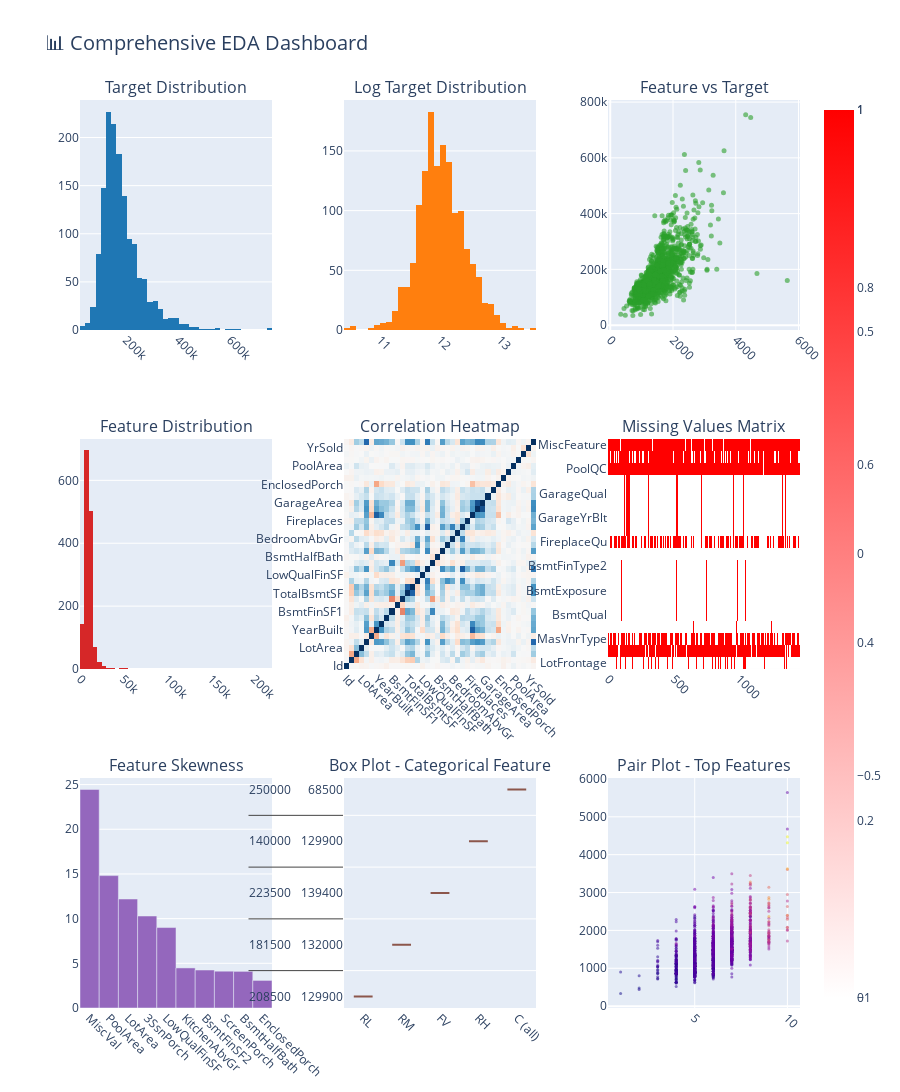
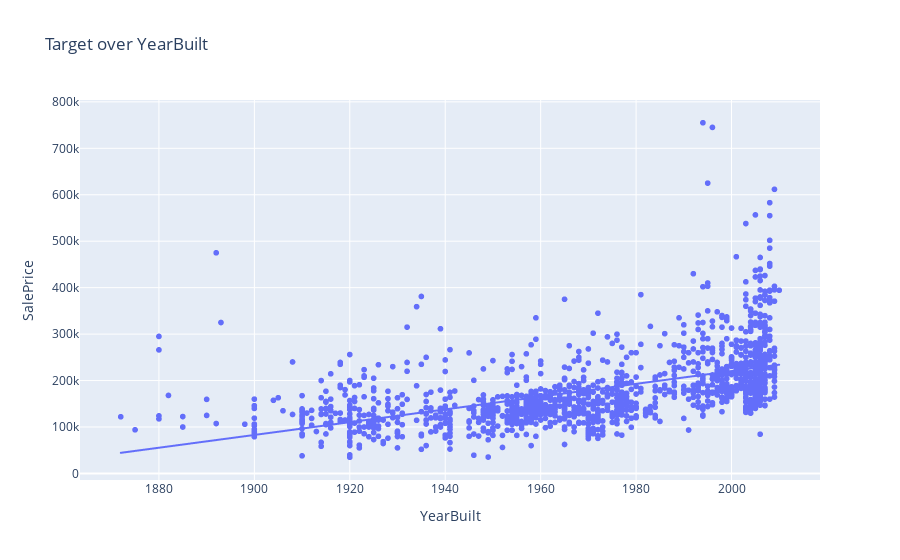

Here is the notebook cell these charts were saved with, in order:
### Code cell
# =========================
# Advanced Visualization Suite
# =========================
def create_visualizations(df, target_col=None):
    """
    Create comprehensive visualizations
    """
    print("🖼️ CREATING ADVANCED VISUALIZATIONS...")
    
    if target_col is None or target_col not in df.columns:
        print("⚠️ Target column not found. Creating basic visualizations only.")
        target_col = None
    
    # Get numeric columns
    numeric_cols = df.select_dtypes(include=[np.number]).columns.tolist()
    
    # Create figure based on available data
    fig = make_subplots(
        rows=3, cols=3,
        subplot_titles=('Target Distribution' if target_col else 'Numeric Distribution',
                       'Log Target Distribution' if target_col else 'Feature Distribution',
                       'Feature vs Target' if target_col and 'GrLivArea' in df.columns else 'Feature Correlation',
                       'Feature Distribution',
                       'Correlation Heatmap',
                       'Missing Values Matrix',
                       'Feature Skewness',
                       'Box Plot - Categorical Feature',
                       'Pair Plot - Top Features'),
        specs=[[{'type': 'histogram'}, {'type': 'histogram'}, {'type': 'scatter'}],
               [{'type': 'histogram'}, {'type': 'heatmap'}, {'type': 'heatmap'}],
               [{'type': 'bar'}, {'type': 'box'}, {'type': 'scatter'}]],
        vertical_spacing=0.12,
        horizontal_spacing=0.1
    )
    
    # 1. Target/Numeric Distribution
    if target_col:
        fig.add_trace(go.Histogram(x=df[target_col], name='Target',
                                 marker_color='#1f77b4', nbinsx=50),
                    row=1, col=1)
    elif len(numeric_cols) > 0:
        fig.add_trace(go.Histogram(x=df[numeric_cols[0]], name=numeric_cols[0],
                                 marker_color='#1f77b4', nbinsx=50),
                    row=1, col=1)
    
    # 2. Log Target Distribution or Feature Distribution
    if target_col:
        fig.add_trace(go.Histogram(x=np.log1p(df[target_col]), name='Log Target',
                                 marker_color='#ff7f0e', nbinsx=50),
                    row=1, col=2)
    elif len(numeric_cols) > 1:
        fig.add_trace(go.Histogram(x=df[numeric_cols[1]], name=numeric_cols[1],
                                 marker_color='#ff7f0e', nbinsx=50),
                    row=1, col=2)
    
    # 3. Feature vs Target or Feature Correlation
    if target_col and 'GrLivArea' in df.columns:
        fig.add_trace(go.Scatter(x=df['GrLivArea'], y=df[target_col],
                              mode='markers', name='GrLivArea',
                              marker=dict(color='#2ca02c', size=5, opacity=0.6)),
                    row=1, col=3)
    elif len(numeric_cols) > 2:
        fig.add_trace(go.Scatter(x=df[numeric_cols[1]], y=df[numeric_cols[2]],
                              mode='markers', name=f'{numeric_cols[1]} vs {numeric_cols[2]}',
                              marker=dict(color='#2ca02c', size=5, opacity=0.6)),
                    row=1, col=3)
    
    # 4. Feature Distribution
    if len(numeric_cols) > 3:
        fig.add_trace(go.Histogram(x=df[numeric_cols[3]], name=numeric_cols[3],
                                 marker_color='#d62728', nbinsx=50),
                    row=2, col=1)
    
    # 5. Correlation Heatmap
    if len(numeric_cols) > 0:
        corr_matrix = df[numeric_cols].corr()
        fig.add_trace(go.Heatmap(z=corr_matrix.values,
                               x=corr_matrix.columns,
                               y=corr_matrix.index,
                               colorscale='RdBu', zmid=0),
                    row=2, col=2)
    
    # 6. Missing Values Matrix
    missing = df.isnull().sum()
    missing = missing[missing > 0]
    if len(missing) > 0:
        missing_cols = missing.index.tolist()
        missing_matrix = df[missing_cols].isnull().astype(int)
        fig.add_trace(go.Heatmap(z=missing_matrix.values.T,
                               x=missing_matrix.index,
                               y=missing_matrix.columns,
                               colorscale=['white', 'red']),
                    row=2, col=3)
    
    # 7. Feature Skewness
    if len(numeric_cols) > 0:
        numeric_features = df[numeric_cols]
        skewness = numeric_features.apply(lambda x: skew(x.dropna()))
        skewness = skewness.sort_values(ascending=False)
        top_skew = skewness.head(10)
        fig.add_trace(go.Bar(x=top_skew.index, y=top_skew.values,
                           marker_color='#9467bd', name='Skewness'),
                    row=3, col=1)
    
    # 8. Box Plot - Categorical Feature
    categorical_cols = df.select_dtypes(include=['object']).columns.tolist()
    if len(categorical_cols) > 0 and target_col:
        # Take first categorical column
        cat_col = categorical_cols[0]
        # Get unique values (limit to top 10)
        unique_vals = df[cat_col].value_counts().head(10).index.tolist()
        filtered_df = df[df[cat_col].isin(unique_vals)]
        
        box_data = []
        for val in unique_vals:
            box_data.append(filtered_df[filtered_df[cat_col] == val][target_col])
        
        fig.add_trace(go.Box(x=unique_vals, y=box_data,
                           name=cat_col, marker_color='#8c564b'),
                    row=3, col=2)
    
    # 9. Pair Plot - Top Features
    if len(numeric_cols) > 5 and target_col:
        # Get top correlated features with target
        if target_col in numeric_cols:
            corr_with_target = df[numeric_cols].corr()[target_col].abs().sort_values(ascending=False)
            top_features = corr_with_target.index[1:4].tolist()  # Top 3 excluding target itself
            top_features.append(target_col)
            
            # Create scatter matrix for top features
            pair_data = df[top_features].dropna()
            # We'll just show one scatter plot for simplicity
            if len(top_features) >= 2:
                fig.add_trace(go.Scatter(x=pair_data[top_features[0]], y=pair_data[top_features[1]],
                                      mode='markers',
                                      marker=dict(size=3, opacity=0.5,
                                                 color=pair_data[target_col] if target_col in pair_data.columns else 'blue'),
                                      showlegend=False),
                          row=3, col=3)
    
    # Update layout
    fig.update_layout(height=1200, showlegend=False,
                    title_text="📊 Comprehensive EDA Dashboard",
                    title_font_size=20)
    fig.update_xaxes(tickangle=45)
    
    fig.show()
    
    # Additional Visualizations
    print("\n📊 ADDITIONAL ANALYSIS VISUALIZATIONS:")
    
    # Time-based analysis if available
    time_cols = [col for col in df.columns if 'Yr' in col or 'Year' in col]
    if len(time_cols) > 0 and target_col:
        fig2 = px.scatter(df, x=time_cols[0], y=target_col,
                        trendline="ols", title=f"Target over {time_cols[0]}")
        fig2.show()

# Run visualizations
create_visualizations(train, target)

### Figure 1 — Plotly figure (JSON) as saved in the notebook; plotly's stock layout.template omitted (floating-point values rounded to 4 significant figures; data arrays with more than 128 entries replaced by an {"elided": "..."} marker saying what was removed)
{"data": [{"marker": {"color": "#1f77b4"}, "name": "Target", "nbinsx": 50, "type": "histogram", "x": {"elided": "1460 int values"}, "xaxis": "x", "yaxis": "y"}, {"marker": {"color": "#ff7f0e"}, "name": "Log Target", "nbinsx": 50, "type": "histogram", "x": {"elided": "1460 float values"}, "xaxis": "x2", "yaxis": "y2"}, {"marker": {"color": "#2ca02c", "opacity": 0.6, "size": 5}, "mode": "markers", "name": "GrLivArea", "type": "scatter", "x": {"elided": "1460 int values"}, "xaxis": "x3", "y": {"elided": "1460 int values"}, "yaxis": "y3"}, {"marker": {"color": "#d62728"}, "name": "LotArea", "nbinsx": 50, "type": "histogram", "x": {"elided": "1460 int values"}, "xaxis": "x4", "yaxis": "y4"}, {"colorscale": [[0, "rgb(103,0,31)"], [0.1, "rgb(178,24,43)"], [0.2, "rgb(214,96,77)"], [0.3, "rgb(244,165,130)"], [0.4, "rgb(253,219,199)"], [0.5, "rgb(247,247,247)"], [0.6, "rgb(209,229,240)"], [0.7, "rgb(146,197,222)"], [0.8, "rgb(67,147,195)"], [0.9, "rgb(33,102,172)"], [1, "rgb(5,48,97)"]], "type": "heatmap", "x": ["Id", "MSSubClass", "LotFrontage", "LotArea", "OverallQual", "OverallCond", "YearBuilt", "YearRemodAdd", "MasVnrArea", "BsmtFinSF1", "BsmtFinSF2", "BsmtUnfSF", "TotalBsmtSF", "1stFlrSF", "2ndFlrSF", "LowQualFinSF", "GrLivArea", "BsmtFullBath", "BsmtHalfBath", "FullBath", "HalfBath", "BedroomAbvGr", "KitchenAbvGr", "TotRmsAbvGrd", "Fireplaces", "GarageYrBlt", "GarageCars", "GarageArea", "WoodDeckSF", "OpenPorchSF", "EnclosedPorch", "3SsnPorch", "ScreenPorch", "PoolArea", "MiscVal", "MoSold", "YrSold", "SalePrice"], "xaxis": "x5", "y": ["Id", "MSSubClass", "LotFrontage", "LotArea", "OverallQual", "OverallCond", "YearBuilt", "YearRemodAdd", "MasVnrArea", "BsmtFinSF1", "BsmtFinSF2", "BsmtUnfSF", "TotalBsmtSF", "1stFlrSF", "2ndFlrSF", "LowQualFinSF", "GrLivArea", "BsmtFullBath", "BsmtHalfBath", "FullBath", "HalfBath", "BedroomAbvGr", "KitchenAbvGr", "TotRmsAbvGrd", "Fireplaces", "GarageYrBlt", "GarageCars", "GarageArea", "WoodDeckSF", "OpenPorchSF", "EnclosedPorch", "3SsnPorch", "ScreenPorch", "PoolArea", "MiscVal", "MoSold", "YrSold", "SalePrice"], "yaxis": "y5", "z": {"elided": "38x38 float values"}, "zmid": 0}, {"colorscale": [[0, "white"], [1, "red"]], "type": "heatmap", "x": {"elided": "1460 int values"}, "xaxis": "x6", "y": ["LotFrontage", "Alley", "MasVnrType", "MasVnrArea", "BsmtQual", "BsmtCond", "BsmtExposure", "BsmtFinType1", "BsmtFinType2", "Electrical", "FireplaceQu", "GarageType", "GarageYrBlt", "GarageFinish", "GarageQual", "GarageCond", "PoolQC", "Fence", "MiscFeature"], "yaxis": "y6", "z": {"elided": "19x1460 int values"}}, {"marker": {"color": "#9467bd"}, "name": "Skewness", "type": "bar", "x": ["MiscVal", "PoolArea", "LotArea", "3SsnPorch", "LowQualFinSF", "KitchenAbvGr", "BsmtFinSF2", "ScreenPorch", "BsmtHalfBath", "EnclosedPorch"], "xaxis": "x7", "y": [24.45, 14.81, 12.2, 10.29, 9.002, 4.484, 4.251, 4.118, 4.099, 3.087], "yaxis": "y7"}, {"marker": {"color": "#8c564b"}, "name": "MSZoning", "type": "box", "x": ["RL", "RM", "FV", "RH", "C (all)"], "xaxis": "x8", "y": {"elided": "5 rows, 1460 int values in total"}, "yaxis": "y8"}, {"marker": {"color": {"elided": "1460 int values"}, "opacity": 0.5, "size": 3}, "mode": "markers", "showlegend": false, "type": "scatter", "x": {"elided": "1460 int values"}, "xaxis": "x9", "y": {"elided": "1460 int values"}, "yaxis": "y9"}], "layout": {"annotations": [{"font": {"size": 16}, "showarrow": false, "text": "Target Distribution", "x": 0.1333, "xanchor": "center", "xref": "paper", "y": 1, "yanchor": "bottom", "yref": "paper"}, {"font": {"size": 16}, "showarrow": false, "text": "Log Target Distribution", "x": 0.5, "xanchor": "center", "xref": "paper", "y": 1, "yanchor": "bottom", "yref": "paper"}, {"font": {"size": 16}, "showarrow": false, "text": "Feature vs Target", "x": 0.8667, "xanchor": "center", "xref": "paper", "y": 1, "yanchor": "bottom", "yref": "paper"}, {"font": {"size": 16}, "showarrow": false, "text": "Feature Distribution", "x": 0.1333, "xanchor": "center", "xref": "paper", "y": 0.6267, "yanchor": "bottom", "yref": "paper"}, {"font": {"size": 16}, "showarrow": false, "text": "Correlation Heatmap", "x": 0.5, "xanchor": "center", "xref": "paper", "y": 0.6267, "yanchor": "bottom", "yref": "paper"}, {"font": {"size": 16}, "showarrow": false, "text": "Missing Values Matrix", "x": 0.8667, "xanchor": "center", "xref": "paper", "y": 0.6267, "yanchor": "bottom", "yref": "paper"}, {"font": {"size": 16}, "showarrow": false, "text": "Feature Skewness", "x": 0.1333, "xanchor": "center", "xref": "paper", "y": 0.2533, "yanchor": "bottom", "yref": "paper"}, {"font": {"size": 16}, "showarrow": false, "text": "Box Plot - Categorical Feature", "x": 0.5, "xanchor": "center", "xref": "paper", "y": 0.2533, "yanchor": "bottom", "yref": "paper"}, {"font": {"size": 16}, "showarrow": false, "text": "Pair Plot - Top Features", "x": 0.8667, "xanchor": "center", "xref": "paper", "y": 0.2533, "yanchor": "bottom", "yref": "paper"}], "height": 1200, "showlegend": false, "title": {"font": {"size": 20}, "text": "📊 Comprehensive EDA Dashboard"}, "xaxis": {"anchor": "y", "domain": [0, 0.2667], "tickangle": 45}, "xaxis2": {"anchor": "y2", "domain": [0.3667, 0.6333], "tickangle": 45}, "xaxis3": {"anchor": "y3", "domain": [0.7333, 1], "tickangle": 45}, "xaxis4": {"anchor": "y4", "domain": [0, 0.2667], "tickangle": 45}, "xaxis5": {"anchor": "y5", "domain": [0.3667, 0.6333], "tickangle": 45}, "xaxis6": {"anchor": "y6", "domain": [0.7333, 1], "tickangle": 45}, "xaxis7": {"anchor": "y7", "domain": [0, 0.2667], "tickangle": 45}, "xaxis8": {"anchor": "y8", "domain": [0.3667, 0.6333], "tickangle": 45}, "xaxis9": {"anchor": "y9", "domain": [0.7333, 1], "tickangle": 45}, "yaxis": {"anchor": "x", "domain": [0.7467, 1]}, "yaxis2": {"anchor": "x2", "domain": [0.7467, 1]}, "yaxis3": {"anchor": "x3", "domain": [0.7467, 1]}, "yaxis4": {"anchor": "x4", "domain": [0.3733, 0.6267]}, "yaxis5": {"anchor": "x5", "domain": [0.3733, 0.6267]}, "yaxis6": {"anchor": "x6", "domain": [0.3733, 0.6267]}, "yaxis7": {"anchor": "x7", "domain": [0, 0.2533]}, "yaxis8": {"anchor": "x8", "domain": [0, 0.2533]}, "yaxis9": {"anchor": "x9", "domain": [0, 0.2533]}}}

### Figure 2 — Plotly figure (JSON) as saved in the notebook; plotly's stock layout.template omitted (floating-point values rounded to 4 significant figures; data arrays with more than 128 entries replaced by an {"elided": "..."} marker saying what was removed)
{"data": [{"hovertemplate": "YearBuilt=%{x}<br>SalePrice=%{y}<extra></extra>", "legendgroup": "", "marker": {"color": "#636efa", "symbol": "circle"}, "mode": "markers", "name": "", "showlegend": false, "type": "scattergl", "x": {"elided": "1460 int values"}, "xaxis": "x", "y": {"elided": "1460 int values"}, "yaxis": "y"}, {"hovertemplate": "<b>OLS trendline</b><br>SalePrice = 1375.37 * YearBuilt + -2.53031e+06<br>R<sup>2</sup>=0.273422<br><br>YearBuilt=%{x}<br>SalePrice=%{y} <b>(trend)</b><extra></extra>", "legendgroup": "", "marker": {"color": "#636efa", "symbol": "circle"}, "mode": "lines", "name": "", "showlegend": false, "type": "scattergl", "x": {"elided": "1460 int values"}, "xaxis": "x", "y": {"elided": "1460 float values"}, "yaxis": "y"}], "layout": {"legend": {"tracegroupgap": 0}, "title": {"text": "Target over YearBuilt"}, "xaxis": {"anchor": "y", "domain": [0, 1], "title": {"text": "YearBuilt"}}, "yaxis": {"anchor": "x", "domain": [0, 1], "title": {"text": "SalePrice"}}}}
